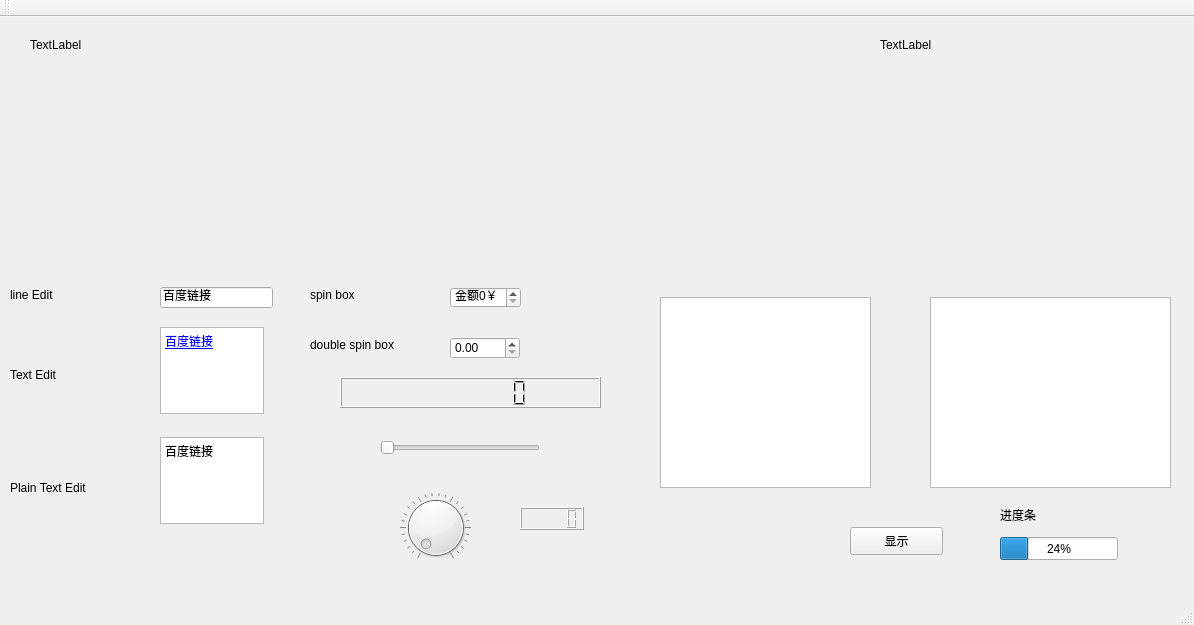
<?xml version="1.0" encoding="UTF-8"?>
<ui version="4.0">
 <class>MainWindow</class>
 <widget class="QMainWindow" name="MainWindow">
  <property name="geometry">
   <rect>
    <x>0</x>
    <y>0</y>
    <width>1194</width>
    <height>625</height>
   </rect>
  </property>
  <property name="windowTitle">
   <string>MainWindow</string>
  </property>
  <widget class="QWidget" name="centralWidget">
   <widget class="QLabel" name="labelImage">
    <property name="geometry">
     <rect>
      <x>30</x>
      <y>20</y>
      <width>72</width>
      <height>15</height>
     </rect>
    </property>
    <property name="text">
     <string>TextLabel</string>
    </property>
   </widget>
   <widget class="QLabel" name="label">
    <property name="geometry">
     <rect>
      <x>420</x>
      <y>10</y>
      <width>221</width>
      <height>211</height>
     </rect>
    </property>
    <property name="text">
     <string/>
    </property>
    <property name="pixmap">
     <pixmap resource="picture.qrc">:/image/picture/pat.bmp</pixmap>
    </property>
    <property name="scaledContents">
     <bool>true</bool>
    </property>
   </widget>
   <widget class="QLabel" name="labelGif">
    <property name="geometry">
     <rect>
      <x>880</x>
      <y>20</y>
      <width>72</width>
      <height>15</height>
     </rect>
    </property>
    <property name="text">
     <string>TextLabel</string>
    </property>
   </widget>
   <widget class="QLineEdit" name="lineEdit">
    <property name="geometry">
     <rect>
      <x>160</x>
      <y>270</y>
      <width>113</width>
      <height>21</height>
     </rect>
    </property>
    <property name="text">
     <string>百度链接</string>
    </property>
   </widget>
   <widget class="QTextEdit" name="textEdit">
    <property name="geometry">
     <rect>
      <x>160</x>
      <y>310</y>
      <width>104</width>
      <height>87</height>
     </rect>
    </property>
    <property name="html">
     <string>&lt;!DOCTYPE HTML PUBLIC &quot;-//W3C//DTD HTML 4.0//EN&quot; &quot;http://www.w3.org/TR/REC-html40/strict.dtd&quot;&gt;
&lt;html&gt;&lt;head&gt;&lt;meta name=&quot;qrichtext&quot; content=&quot;1&quot; /&gt;&lt;style type=&quot;text/css&quot;&gt;
p, li { white-space: pre-wrap; }
&lt;/style&gt;&lt;/head&gt;&lt;body style=&quot; font-family:'SimSun'; font-size:9pt; font-weight:400; font-style:normal;&quot;&gt;
&lt;p style=&quot; margin-top:0px; margin-bottom:0px; margin-left:0px; margin-right:0px; -qt-block-indent:0; text-indent:0px;&quot;&gt;&lt;a href=&quot;https://www.baidu.com/&quot;&gt;&lt;span style=&quot; text-decoration: underline; color:#0000ff;&quot;&gt;百度链接&lt;/span&gt;&lt;/a&gt;&lt;/p&gt;&lt;/body&gt;&lt;/html&gt;</string>
    </property>
   </widget>
   <widget class="QPlainTextEdit" name="plainTextEdit">
    <property name="geometry">
     <rect>
      <x>160</x>
      <y>420</y>
      <width>104</width>
      <height>87</height>
     </rect>
    </property>
    <property name="plainText">
     <string>百度链接</string>
    </property>
   </widget>
   <widget class="QLabel" name="label_2">
    <property name="geometry">
     <rect>
      <x>10</x>
      <y>270</y>
      <width>81</width>
      <height>16</height>
     </rect>
    </property>
    <property name="text">
     <string>line Edit</string>
    </property>
   </widget>
   <widget class="QLabel" name="label_3">
    <property name="geometry">
     <rect>
      <x>10</x>
      <y>460</y>
      <width>121</width>
      <height>21</height>
     </rect>
    </property>
    <property name="text">
     <string>Plain Text Edit</string>
    </property>
   </widget>
   <widget class="QLabel" name="label_4">
    <property name="geometry">
     <rect>
      <x>10</x>
      <y>350</y>
      <width>72</width>
      <height>15</height>
     </rect>
    </property>
    <property name="text">
     <string>Text Edit</string>
    </property>
   </widget>
   <widget class="QSpinBox" name="spinBox">
    <property name="geometry">
     <rect>
      <x>450</x>
      <y>270</y>
      <width>71</width>
      <height>21</height>
     </rect>
    </property>
    <property name="accelerated">
     <bool>true</bool>
    </property>
    <property name="suffix">
     <string>￥</string>
    </property>
    <property name="prefix">
     <string>金额</string>
    </property>
    <property name="maximum">
     <number>1000</number>
    </property>
    <property name="singleStep">
     <number>2</number>
    </property>
   </widget>
   <widget class="QDoubleSpinBox" name="doubleSpinBox">
    <property name="geometry">
     <rect>
      <x>450</x>
      <y>320</y>
      <width>70</width>
      <height>22</height>
     </rect>
    </property>
   </widget>
   <widget class="QLabel" name="label_5">
    <property name="geometry">
     <rect>
      <x>310</x>
      <y>270</y>
      <width>72</width>
      <height>15</height>
     </rect>
    </property>
    <property name="text">
     <string>spin box</string>
    </property>
   </widget>
   <widget class="QLabel" name="label_6">
    <property name="geometry">
     <rect>
      <x>310</x>
      <y>320</y>
      <width>131</width>
      <height>16</height>
     </rect>
    </property>
    <property name="text">
     <string>double spin box</string>
    </property>
   </widget>
   <widget class="QSlider" name="horizontalSlider">
    <property name="geometry">
     <rect>
      <x>380</x>
      <y>420</y>
      <width>160</width>
      <height>22</height>
     </rect>
    </property>
    <property name="orientation">
     <enum>Qt::Horizontal</enum>
    </property>
   </widget>
   <widget class="QLCDNumber" name="lcdNumber">
    <property name="geometry">
     <rect>
      <x>520</x>
      <y>490</y>
      <width>64</width>
      <height>23</height>
     </rect>
    </property>
   </widget>
   <widget class="QDial" name="dial">
    <property name="geometry">
     <rect>
      <x>400</x>
      <y>470</y>
      <width>71</width>
      <height>81</height>
     </rect>
    </property>
    <property name="notchesVisible">
     <bool>true</bool>
    </property>
   </widget>
   <widget class="QTextEdit" name="textEdit_2">
    <property name="geometry">
     <rect>
      <x>660</x>
      <y>280</y>
      <width>211</width>
      <height>191</height>
     </rect>
    </property>
   </widget>
   <widget class="QTextBrowser" name="textBrowser">
    <property name="geometry">
     <rect>
      <x>930</x>
      <y>280</y>
      <width>241</width>
      <height>191</height>
     </rect>
    </property>
   </widget>
   <widget class="QPushButton" name="pushButton">
    <property name="geometry">
     <rect>
      <x>850</x>
      <y>510</y>
      <width>93</width>
      <height>28</height>
     </rect>
    </property>
    <property name="text">
     <string>显示</string>
    </property>
   </widget>
   <widget class="QLCDNumber" name="lcdNumber_2">
    <property name="geometry">
     <rect>
      <x>340</x>
      <y>360</y>
      <width>261</width>
      <height>31</height>
     </rect>
    </property>
    <property name="digitCount">
     <number>8</number>
    </property>
   </widget>
   <widget class="QProgressBar" name="progressBar">
    <property name="geometry">
     <rect>
      <x>1000</x>
      <y>520</y>
      <width>118</width>
      <height>23</height>
     </rect>
    </property>
    <property name="value">
     <number>24</number>
    </property>
    <property name="alignment">
     <set>Qt::AlignCenter</set>
    </property>
   </widget>
   <widget class="QLabel" name="label_7">
    <property name="geometry">
     <rect>
      <x>1000</x>
      <y>490</y>
      <width>72</width>
      <height>15</height>
     </rect>
    </property>
    <property name="text">
     <string>进度条</string>
    </property>
   </widget>
  </widget>
  <widget class="QMenuBar" name="menuBar">
   <property name="geometry">
    <rect>
     <x>0</x>
     <y>0</y>
     <width>1194</width>
     <height>26</height>
    </rect>
   </property>
  </widget>
  <widget class="QToolBar" name="mainToolBar">
   <attribute name="toolBarArea">
    <enum>TopToolBarArea</enum>
   </attribute>
   <attribute name="toolBarBreak">
    <bool>false</bool>
   </attribute>
  </widget>
  <widget class="QStatusBar" name="statusBar"/>
 </widget>
 <layoutdefault spacing="6" margin="11"/>
 <resources>
  <include location="picture.qrc"/>
 </resources>
 <connections>
  <connection>
   <sender>horizontalSlider</sender>
   <signal>sliderMoved(int)</signal>
   <receiver>lcdNumber</receiver>
   <slot>display(int)</slot>
   <hints>
    <hint type="sourcelabel">
     <x>478</x>
     <y>474</y>
    </hint>
    <hint type="destinationlabel">
     <x>660</x>
     <y>466</y>
    </hint>
   </hints>
  </connection>
  <connection>
   <sender>horizontalSlider</sender>
   <signal>sliderMoved(int)</signal>
   <receiver>dial</receiver>
   <slot>setValue(int)</slot>
   <hints>
    <hint type="sourcelabel">
     <x>471</x>
     <y>470</y>
    </hint>
    <hint type="destinationlabel">
     <x>442</x>
     <y>529</y>
    </hint>
   </hints>
  </connection>
 </connections>
</ui>
